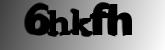
#> input picture c2.jpeg, 165 x 50 px
$ python img-transforms.py
#> lines starting #> are read from the running program, lines starting #| are printed output that depends on the picture; after the words box and inside, x2 and y2 are one past the last pixel; in counts of white or black regions, pixels touching at a corner belong together
#> further down, img is the input picture: PIL image 165x50 RGB; min 0, max 253, mean 118.4
"""Tratamuennto de imágenes de tipo CATCHA"""

import matplotlib.pyplot as plt
from PIL import Image
from PIL import ImageFilter

def prepare_image(img):
    """Transform image to greyscale and blur it"""
    img = img.filter(ImageFilter.SMOOTH_MORE)
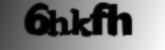
#> img: PIL image 165x50 RGB; min 0, max 253, mean 118.5
    img = img.filter(ImageFilter.SMOOTH_MORE)
    if 'L' != img.mode:
        img = img.convert('L')
#> img: PIL image 165x50 L
    return img

def remove_noise(img, pass_factor):
#> called with pass_factor = 20
    for column in range(img.size[0]):
        for line in range(img.size[1]):
            value = remove_noise_by_pixel(img, column, line, pass_factor)
            img.putpixel((column, line), value)
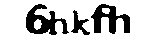
#> img: PIL image 165x50 L; 83.2% white; 3 black regions, box (x1, y1, x2, y2) and area: (26, 4, 69, 35) 629, (91, 4, 130, 34) 574, (71, 10, 90, 35) 187
    return img

def remove_noise_by_pixel(img, column, line, pass_factor):
    if img.getpixel((column, line)) < pass_factor:
        return (0)
    return (255)

# CATCHA tomado de
# https://prodapp2.seace.gob.pe/seacebus-uiwd-pub/buscadorPublico/buscadorPublico.xhtml?fbclid=IwAR1T1aXjVd9LD0IPTz8rhiqOREmoyF1dZOaJzbjJ2RQ5hPYDp7oB4rM4jn8
input_image = 'c2.jpeg'
img = Image.open(input_image)

# plt.imshow(img, cmap='gray')
# plt.show()

img = prepare_image(img)
# plt.imshow(img, cmap='gray')
# plt.show()

#Imagen proesado
pass_factor = 20
processed_img = remove_noise(img, pass_factor)
processed_img.save('im1.jpeg')
# plt.imshow(processed_img, cmap='gray')
# plt.show()
